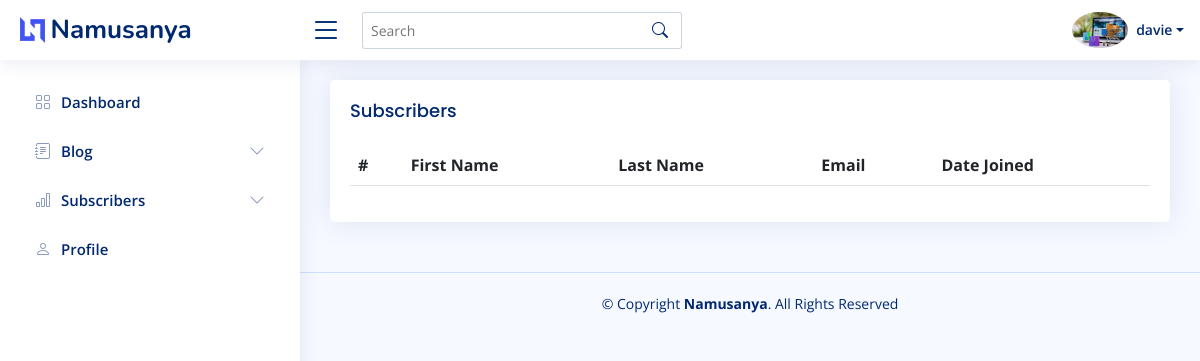
Before: /dashboard/subscribers/ (signed in) with the older database file.
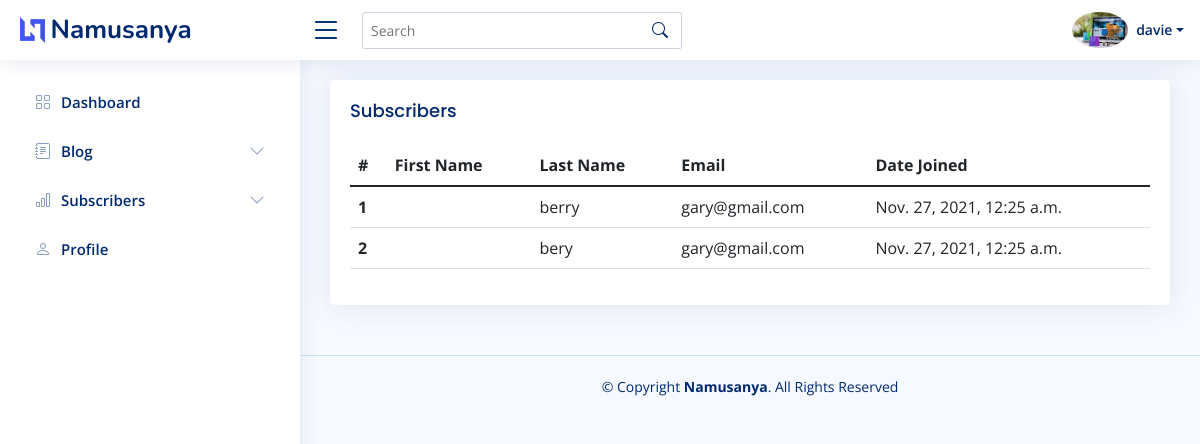
After: the same page with the newer database file.
### blog/models.py (models this page shows, shortened)
class Subscribers(models.Model):
    first_name = models.CharField(max_length=30)
    last_name = models.CharField(max_length=30)
    email = models.EmailField(unique=True)
    created_at = models.DateTimeField(auto_now_add=True)

### admin_area/views.py (the view)
# urls.py: path("subscribers/", StatisticsViews.as_view(), name="dashboard_statistics"),
class StatisticsViews(LoginRequiredMixin, TemplateView):
    template_name = "admin_area/statistics.html"
    def get_context_data(self, *args, **kwargs):
        context = super().get_context_data(*args, **kwargs)
        subscribers = Subscribers.objects.all()
        context["subscribers"] = subscribers
        return context

### users/models.py (called while the page is built)
    def get_image(self):
        url = "http://127.0.01:8000/static"
        if self.profile_image:
            return url + self.profile_image.url
        else:
            return ""

### templates/admin_area/statistics.html
{% extends "admin_area/base.html" %} {% load static %} {% block content %}
<div class="card">
    <div class="card-body">
        <h5 class="card-title">Subscribers</h5>
        <table class="table table-hover">
            <thead>
                <tr>
                    <th scope="col">#</th>
                    <th scope="col">First Name</th>
                    <th scope="col">Last Name</th>
                    <th scope="col">Email</th>
                    <th scope="col">Date Joined</th>
                </tr>
            </thead>
            <tbody>
                {% for subscriber in subscribers %}
                <tr>
                    <th scope="row">{{subscriber.id}}</th>
                    <td>{{subscriber.firstname}}</td>
                    <td>{{subscriber.last_name}}</td>
                    <td>{{subscriber.email}}</td>
                    <td>{{subscriber.created_at}}</td>
                </tr>
                {% endfor %}
            </tbody>
        </table>
    </div>
</div>
{% endblock content %}

Changed rows visible on the page:
added Subscribers: id "1", last_name "berry", email "gary@gmail.com", created_at "Nov. 27, 2021, 12:25 a.m."
added Subscribers: id "2", last_name "bery", email "gary@gmail.com", created_at "Nov. 27, 2021, 12:25 a.m."
